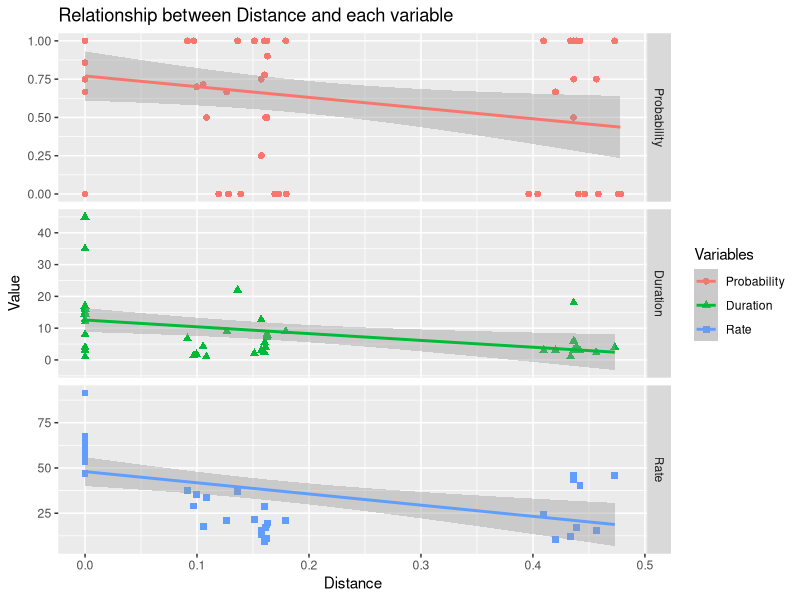
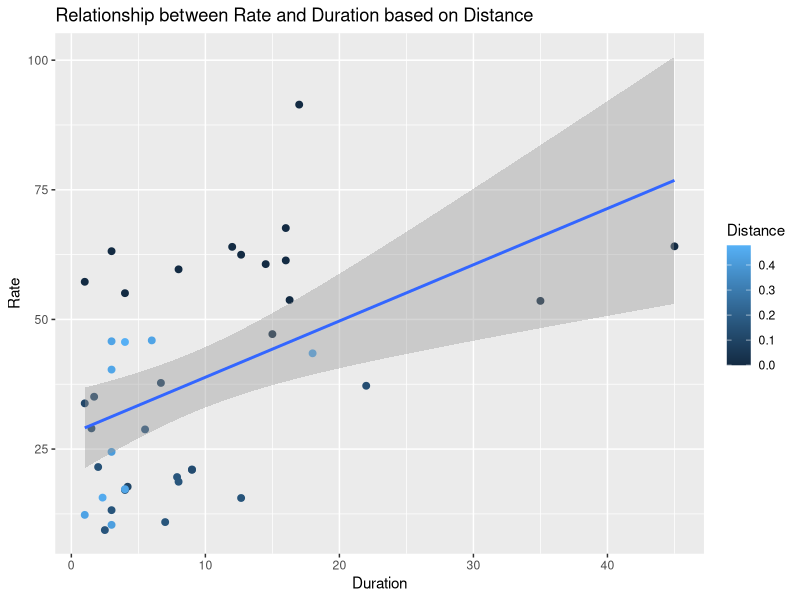

The R script that drew these images, in order:
#clear the environment
rm(list=ls())

#set the library that will be used
library(tidyr)
library(ggplot2)
library(dplyr)

#read the relevant data in the working directory and put it into each variable
#make sure that the file is already in the working directory
probability <- read.csv('rattle_probability.csv')
duration <- read.csv('rattle_duration.csv')
rate <- read.csv('rattle_rate.csv')
probability
duration
rate

#renaming the column with more manageable names: Distance, Probability, Duration, Rate
colnames(probability) <- c("Species", "Distance","Probability")
colnames(duration) <- c("Species", "Distance","Duration")
colnames(rate) <- c("Species", "Distance","Rate")

#remove rows with NA using slice() function
probability_clean <- slice(probability, which((Distance!=NA)| !is.na(Distance)))
probability_clean
duration_clean <- slice(duration, which((Distance!=NA)| !is.na(Distance)))
duration_clean
rate_clean <- slice(rate, which((Distance!=NA)| !is.na(Distance)))
rate_clean

#check whether the first data of the initial and the cleaned is the same
#since the first start at the second row, then we use slice(dataframe, 2) to target it
slice(probability, 2) == slice_head(probability_clean) #return TRUE
slice(duration, 2) == slice_head(duration_clean) #return TRUE
slice(rate, 2) == slice_head(rate_clean) #return TRUE
#check whether the last data of the initial and the cleaned is the same
slice_tail(probability) == slice_tail(probability_clean) #return TRUE
slice_tail(duration) == slice_tail(duration_clean) #return TRUE
slice_tail(rate) == slice_tail(rate_clean) #return TRUE

#join the three tibbles
data1 <- left_join(probability_clean, duration_clean, by=c('Species'='Species', 'Distance'='Distance'))
data_all <- left_join(data1, rate_clean, by=c('Species'='Species', 'Distance'='Distance'))

#inspect joined data_all
data_all
sum(is.na(data_all$Probability))
sum(is.na(data_all$Duration))
sum(is.na(data_all$Rate))
summary(data_all)
#there are 14 NA in Duration and Rate column

#explaining the pattern of missing data:
#the cleaned probability data has 55 records showing 55 different species, 
#while the cleaned duration and rate data has only 41 records of species.
#when the three tibbles are merged, there must be 14 missing data in Duration and Rate column,
#because the data only consist for 41 species compared to 55 species in probability data

#convert the data into long format
data_long <- gather(data_all, Variables, Value, Probability:Rate, factor_key=TRUE)
data_long

#plot the relationship between Distance and each variable, save it to distance_vs_variable
distance_vs_variable <- ggplot(data_long, aes(x = Distance, y = Value, color = Variables,
                 shape = Variables)) +
                    geom_point(size = 2) + 
                    facet_grid(rows=vars(Variables), scales="free") +
                    geom_smooth(method = "lm") +
                    ggtitle("Relationship between Distance and each variable") +
                    xlab("Distance") + ylab("Value")
distance_vs_variable

#pattern observation: there is negative relationship between distance and each variable,
#as distance get larger, the value of each variable becomes smaller
#as distance get closer, the value of each variable becomes higher

#using the wide data format, plot the rate as a function of duration, and color it by distance, save it to duration_vs_rate 
rate_vs_duration <- ggplot(data_all, aes(x = Duration, y = Rate, color = Distance)) +
                    geom_point(size = 2) + 
                    geom_smooth(method = "lm") +
                    ggtitle("Relationship between Rate and Duration based on Distance") +
                    xlab("Duration") + ylab("Rate")
rate_vs_duration

#summary:
#we hypothesized that the higher rates of tail shaking would be associated with shorter duration of tail shaking 
#to limit overall energy expenditure, because right rates might be more energetically demanding.
#however, according to the plot, the higher rates, also followed by higher duration.
#so, the hypothesis is not true.
#in this case, distance has an important role.
#rate and duration will be higher when the distance is very close.
#even though high rate of tail shaking for long duration consumes energy,
#the snake will still behave that way when the distance is close

#the species-level data is independent since it does not affected by other data or variable
#however, there may be more insight if the data contains also in higher level of taxonomy 
#for instance, the snake in the same family may behave similar to each other compared to those in different family
#to improve the analysis, the author should provide the data about higher taxonomy level of the snakes,
#so that the analysis can be made on the basis of genus or family or even higher level

